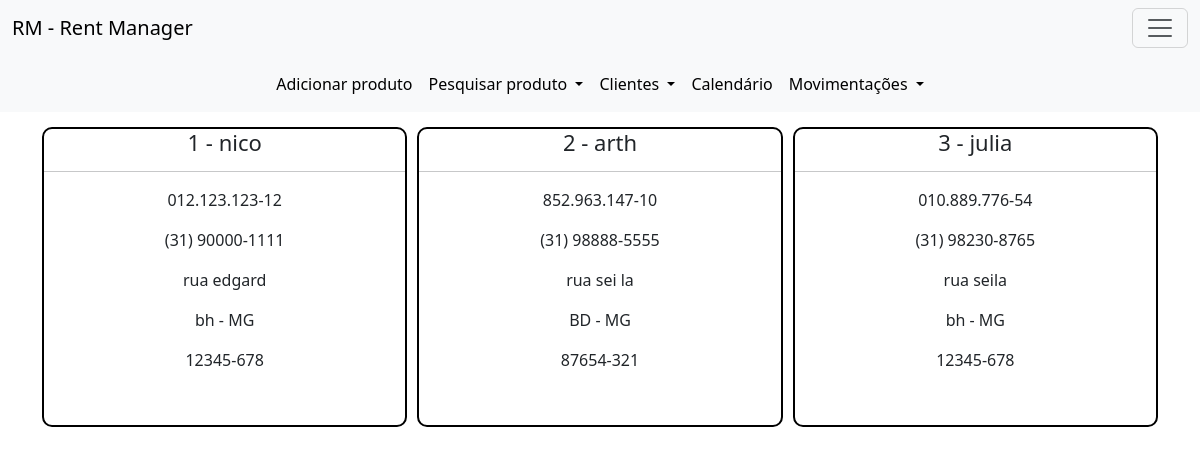
Before: /clientes with the older database file.
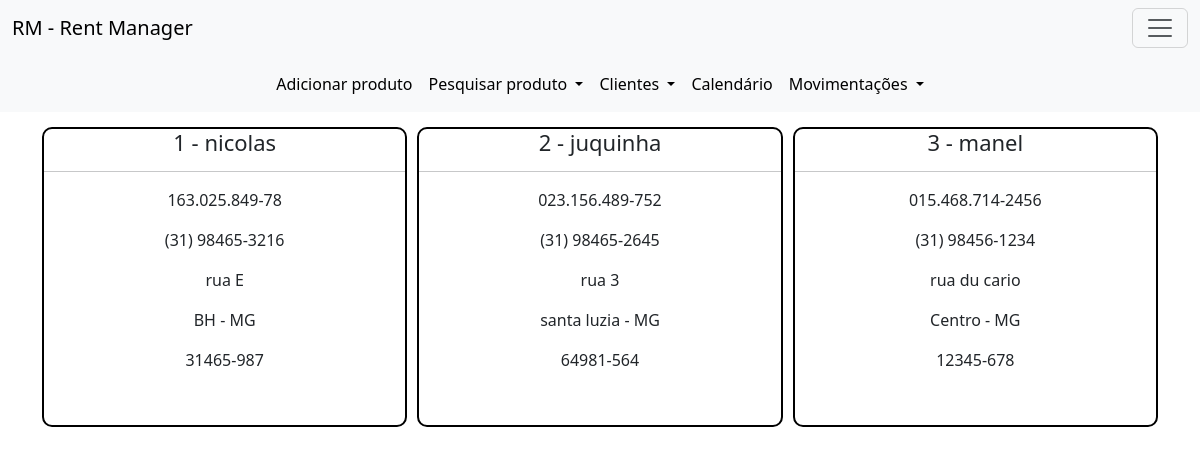
After: the same page with the newer database file.
### models.py (models this page shows)
class Clientes(database.Model, UserMixin):
    id = database.Column(database.Integer, primary_key=True)
    nome = database.Column(database.String, nullable=False)
    telefone = database.Column(database.String, nullable=False)
    endereco = database.Column(database.Text, nullable=False)
    cidade = database.Column(database.String, nullable=False)
    uf = database.Column(database.String, nullable=False) #multipla escolha
    cep = database.Column(database.String, nullable=False)
    cpf = database.Column(database.String, nullable=False)
    c_aluguel = database.relationship('Alugueis', backref='clientes', lazy=True)

### routes.py (the view)
@app.route('/clientes', methods=['GET', 'POST'])
def clientes():
    cliente = Clientes.query.with_entities(Clientes.id, Clientes.nome, Clientes.cpf, Clientes.telefone, Clientes.endereco, Clientes.cidade, Clientes.uf, Clientes.cep).all()
    return render_template('clientes.html', cliente=cliente)

### templates/clientes.html
{% extends "base.html" %}
{% block head %}
    <link rel="stylesheet" href="../static/css/clientes.css">
{% endblock %}
{% block body %}
    <div class="container">
        <div class="painel" style="text-align: center;">
            {% for id, nome, cpf, telefone, endereco, cidade, uf, cep in cliente %}
                <div class="client" style="border: 2px solid black;">
                    <h2>{{ id }} - {{ nome }}</h2>
                    <hr>
                    <p>{{ cpf }}</p>
                    <p>{{ telefone }}</p>
                    <p>{{ endereco }}</p>
                    <p>{{ cidade }} - {{ uf }}</p>
                    <p>{{ cep }}</p>
                </div>
            {% endfor %}
        </div>
    </div>
{% endblock %}

Changed rows visible on the page:
changed Clientes id 1: nome "nico" → "nicolas"; cpf "012.123.123-12" → "163.025.849-78"; telefone "(31) 90000-1111" → "(31) 98465-3216"; endereco "rua edgard" → "rua E"; cidade "bh" → "BH"; cep "12345-678" → "31465-987"
changed Clientes id 2: nome "arth" → "juquinha"; cpf "852.963.147-10" → "023.156.489-752"; telefone "(31) 98888-5555" → "(31) 98465-2645"; endereco "rua sei la" → "rua 3"; cidade "BD" → "santa luzia"; cep "87654-321" → "64981-564"
changed Clientes id 3: nome "julia" → "manel"; cpf "010.889.776-54" → "015.468.714-2456"; telefone "(31) 98230-8765" → "(31) 98456-1234"; endereco "rua seila" → "rua du cario"; cidade "bh" → "Centro"
